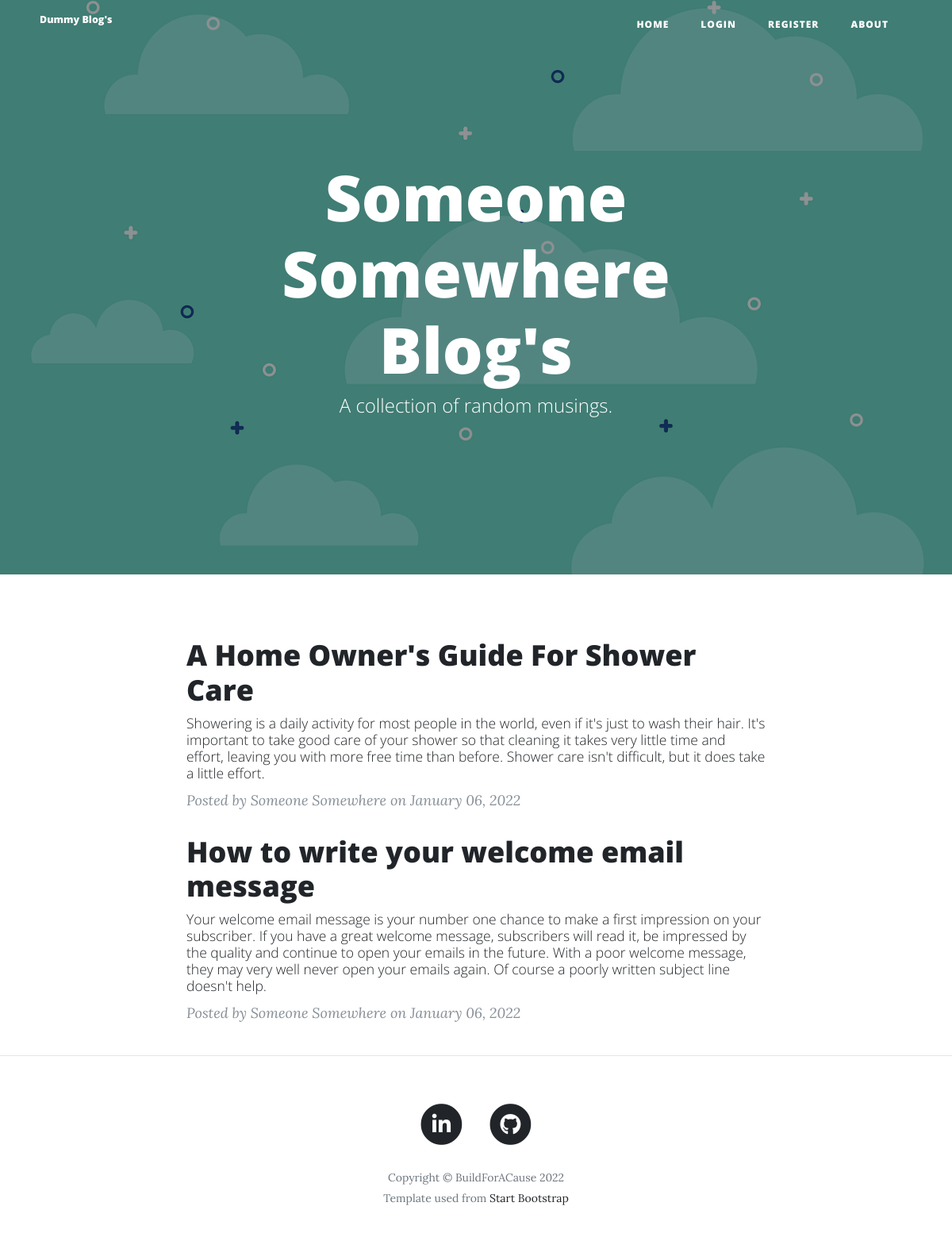
The app's page /userposts/1 with its own data.
### main.py (models this page shows)
class User(UserMixin, db.Model):
    __tablename__ = "users"
    id = db.Column(db.Integer, primary_key=True)
    email = db.Column(db.String(100), unique=True)
    password = db.Column(db.String(100))
    name = db.Column(db.String(100))
    posts = relationship("BlogPost", back_populates="author")
    comments = relationship("Comment", back_populates="comment_author")
    count = db.Column(db.Integer, default=0)

class BlogPost(db.Model):
    __tablename__ = "blog_posts"
    id = db.Column(db.Integer, primary_key=True)
    author_id = db.Column(db.Integer, db.ForeignKey("users.id"))
    author = relationship("User", back_populates="posts")
    title = db.Column(db.String(250), unique=True, nullable=False)
    subtitle = db.Column(db.String(250), nullable=False)
    date = db.Column(db.String(250), nullable=False)
    body = db.Column(db.Text, nullable=False)
    img_url = db.Column(db.String(250), nullable=False)
    comments = relationship("Comment", back_populates="parent_post")
    likes = db.Column(db.Integer, default=0)

### main.py (the view)
@app.route("/userposts/<int:author_id>")
def userposts(author_id):
    posts = BlogPost.query.filter_by(author_id=author_id).all()
    return render_template('userposts.html', current_user=current_user, posts=posts)

### templates/userposts.html (shortened to what this page needs)
{% extends 'bootstrap/base.html' %}
{% block styles %}
{{super()}}
{% endblock %}
{% block content %}
{% include "header.html" %}
<header class="masthead" style="background-image: url({{ url_for('static', filename='img/blue-bg.png') }})">
    <div class="overlay"></div>
    <div class="container">
      <div class="row">
        <div class="col-lg-8 col-md-10 mx-auto">
          <div class="site-heading">
            {% if posts == []: %}
            <h1>{{current_user.name}} Blog's</h1>
            {% else %}
            <h1>{{posts[0].author.name}} Blog's</h1>
            {% endif %}
            <span class="subheading">A collection of random musings.</span>
          </div>
        </div>
      </div>
    </div>
  </header>
  <div class="container">
    <div class="row">
      <div class="col-lg-8 col-md-10 mx-auto">
        {% for post in posts %}
        <div class="post-preview">
          <a href="{{ url_for('show_post', post_id=post.id) }}">
            <h2 class="post-title">
              {{post.title}}
            </h2>
            <h3 class="post-subtitle">
              {{post.subtitle}}
            </h3>
          </a>
          <p class="post-meta">Posted by
            {{post.author.name}}
            on {{post.date}}
          </p>
        </div>
        {% endfor %}
      </div>
    </div>
  </div>
  <hr>
{% include "footer.html" %}
{% endblock %}

### records on screen
User: name "Someone Somewhere"
BlogPost: title "A Home Owner's Guide For Shower Care", subtitle "Showering is a daily activity for most people in the world, even if it's just to wash their hair. It's important to take good care of your shower so that cleaning it takes very little time and effort, leaving you with more free time than before. Shower care isn't difficult, but it does take a little effort.", author.name "Someone Somewhere", date "January 06, 2022"
BlogPost: title "How to write your welcome email message", subtitle "Your welcome email message is your number one chance to make a first impression on your subscriber. If you have a great welcome message, subscribers will read it, be impressed by the quality and continue to open your emails in the future. With a poor welcome message, they may very well never open your emails again. Of course a poorly written subject line doesn't help.", author.name "Someone Somewhere", date "January 06, 2022"
